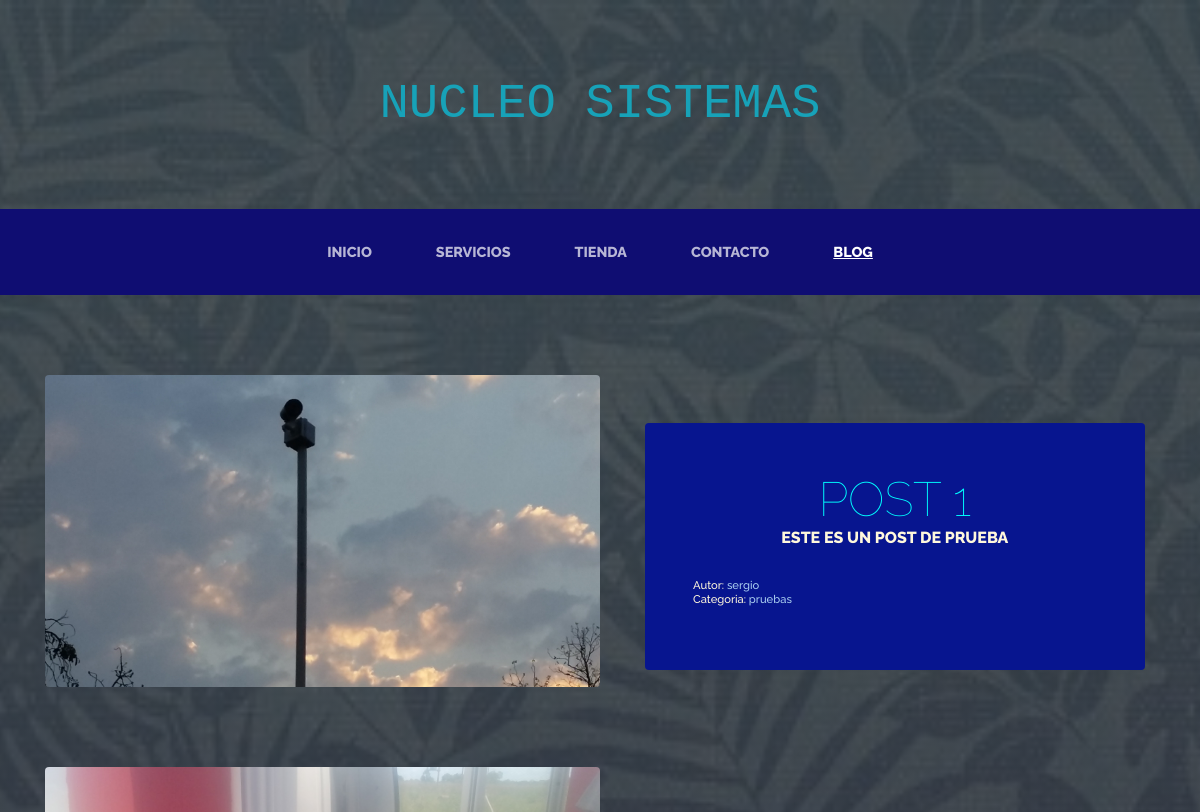
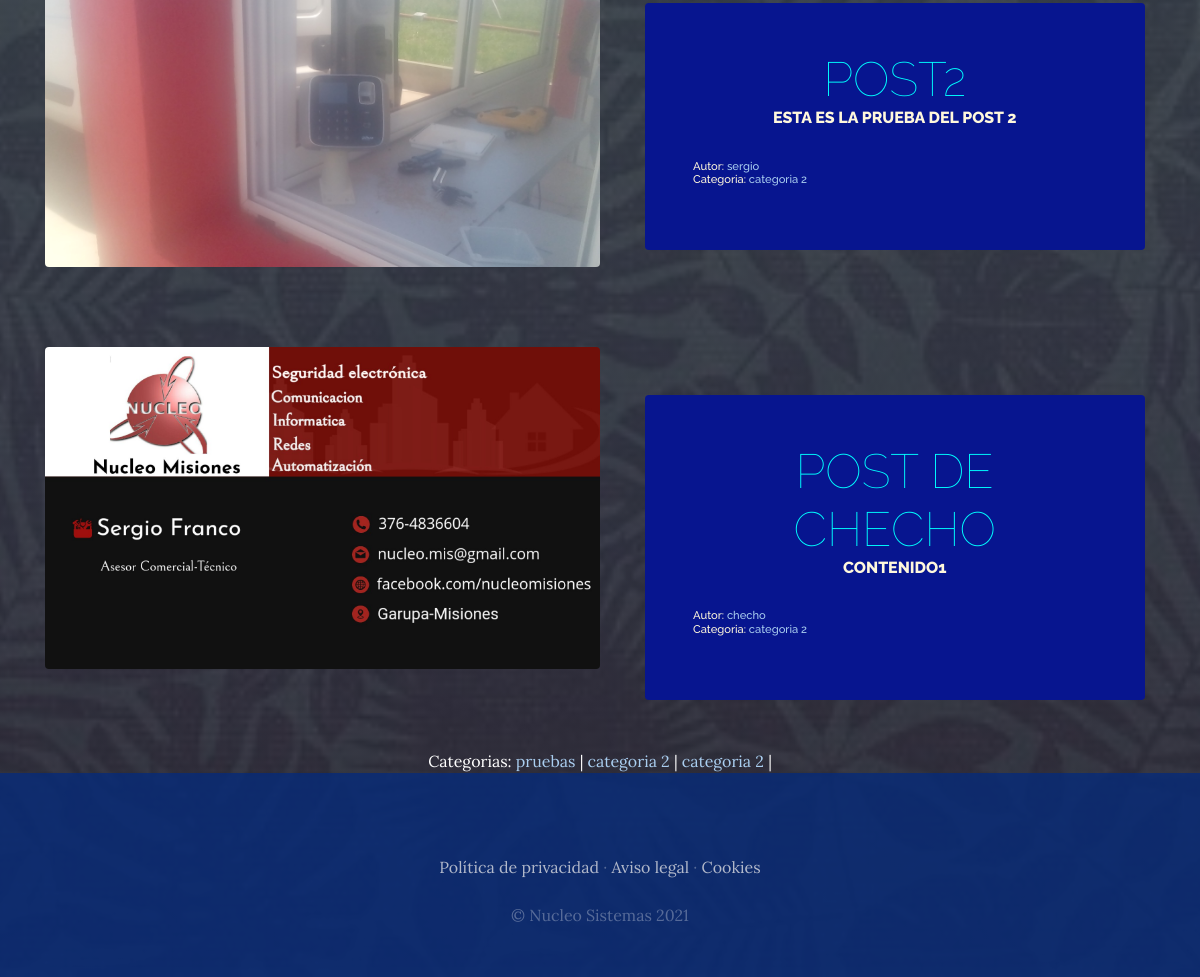
Screenshot of /blog/ with the database file from the repository (2 pictures, top to bottom).
### blog/models.py (models this page shows, shortened)
class Post(models.Model):
    titulo = models.CharField(max_length=40)
    contenido = models.CharField(max_length= 40)
    imagen = models.ImageField(upload_to = 'blog', null=True, blank=True) #upload_to lo utlizo para guardar una subcarpeta dentro de la direccion asignada en settings
    autor = models.ForeignKey(User, on_delete=models.CASCADE)
    categorias = models.ManyToManyField(Categorias)
    fecha_creado = models.DateField(auto_now_add = True)
    fecha_actualizado = models.DateField(auto_now_add= True)
    class Meta:
        verbose_name = 'post'
        verbose_name_plural = 'posts'

class Categorias(models.Model):
    nombre = models.CharField(max_length=40)
    fecha_creado = models.DateField(auto_now_add = True)
    fecha_actualizado = models.DateField(auto_now_add= True)
    class Meta:
        verbose_name = 'categoria'
        verbose_name_plural = 'categorias'

### blog/views.py (the view)
# urls.py: path('blog/', views.blog, name='blog'),
def blog(request):
    post = Post.objects.all()
    return render(request, 'blog.html', {"posts":post})

### carro/context_processor.py (called while the page is built)
def importe_total_carro(request):
    total=125
    if request.user.is_authenticated:
        for key, value in request.session["carro"].items():
            total+=(float(value["precio"])*value["cantidad"])
    return {"importe_total_carro":total}

### blog/templates/blog.html (shortened to what this page needs)
<!DOCTYPE html>
{% extends 'padre.html' %}
{% load static %}
    {% block contenido %}
        {% for post in posts  %}
            <section class="page-section clearfix">
                <div class="container">
                <div class="intro">
                    <img class="intro-img img-fluid mb-3 mb-lg-0 rounded" src="{{post.imagen.url}}" alt="" style= "width: 50%;">
                    <div class="intro-text left-0 text-center bg-faded p-5 rounded" style = "left: 600px;">
                    <h2 class="section-heading mb-4" >
                        <span class="section-heading-lower" style="color:cyan">{{post.titulo}}</span>
                        <span class="section-heading-upper">{{post.contenido}}</span>
                    </h2>
                    <h3 Style= "text-align: left; font-size: 70%;">
                        <span class="section-heading-upper">Autor:
                            <a href={% url 'autor' post.autor.id %} style="color: rgb(170, 206, 240)">  {{post.autor}} </a><br></span>
                        <span class="section-heading-upper">Categoria:
                            {% for cat in post.categorias.all %}
                                <a href={% url 'categoria' cat.id %} style="color: rgb(170, 206, 240)">  {{cat.nombre}} </a>
                            {% endfor %}
                        </span>
                    </h3>
                    </div>
                </div>
                </div>
            </section>
        {% endfor %}
        <section>
            <div style= "width: 85%; margin: auto; text-align: center; color: white;">
                Categorias:
                {% for post in posts %}
                    {%for cat in post.categorias.all%}
                        <a href={% url 'categoria' cat.id %} style="color: rgb(170, 206, 240)">  {{cat.nombre}} </a>|
                    {% endfor %}
                {% endfor %}
            </div>
        </section>
    {% endblock contenido %}

### proyectowebapp/templates/padre.html (shortened to what this page needs)
<html>
<head>
{% load static %}
    <link href="{%static '/vendor/bootstrap/css/bootstrap.min.css'%} "rel="stylesheet">
    <link href="{%static '/css/gestion.css'%} "rel="stylesheet">
</head>
<body>
    <h1 style="font-family: 'Courier New', Courier, monospace; font-size: 5px;" id="titulo" class="site-heading text-center text-info d-none d-lg-block">
      Nucleo Sistemas
    </h1>
 <nav class="navbar navbar-expand-lg navbar-dark py-lg-4" id="mainNav">
    <div class="container">
      <div class="collapse navbar-collapse" id="navbarResponsive">
        <ul class="navbar-nav mx-auto">
          {% if request.path == '/proyecto/' %}
            <li class="nav-item active px-lg-4">
          {%else%}
            <li class="nav-item px-lg-4">
          {% endif %}
            <a class="nav-link text-uppercase text-expanded" href="{% url 'inicio' %} ">Inicio</a>
          </li>
          <li class="nav-item {% if request.path == '/servicio/servicios/' %}active{% endif %} px-lg-4">
            <a class="nav-link text-uppercase text-expanded" href="{% url 'servicios' %}">Servicios</a>
          </li>
          <li class="nav-item {% if request.path == '/tienda/' %}active{% endif %} px-lg-4">
            <a class="nav-link text-uppercase text-expanded" href="{% url 'tienda' %}">Tienda</a>
          </li>
          <li class="nav-item {% if request.path == '/contacto/' %}active{% endif %} px-lg-4">
            <a class="nav-link text-uppercase text-expanded" href="{% url 'contacto' %}">Contacto</a>
          </li>
          <li class="nav-item {% if request.path == '/blog/' %}active{% endif %} px-lg-4">
            <a class="nav-link text-uppercase text-expanded" href="{% url 'blog' %}">Blog</a>
          </li>
        </ul>
      </div>
    </div>
  </nav>
   {% block contenido %}
   {% endblock %}
    <footer class="footer text-faded text-center py-5">
      <div class="container">
        <p class="m-0 mbt">
        	<a href="sample.html" class="link">Política de privacidad</a> ·
        	<a href="sample.html" class="link">Aviso legal</a> ·
        	<a href="sample.html" class="link">Cookies</a>
		</p>
        <p class="m-0 mbt1">&copy; Nucleo Sistemas 2021</p>
      </div>
	</footer>
</body>
</html>

### proyectowebapp/static/css/gestion.css (style rules this page uses)
body { font-family: 'Lora'; background: linear-gradient(rgba(47, 23, 15, 0.65), rgba(47, 23, 15, 0.65)), url("../img/fondo1.jpg"); background-attachment: fixed; background-position: center; background-size: cover; }
h1, h2, h3, h4, h5, h6 { font-family: 'Raleway'; }
p { line-height: 1.75; }
.text-faded { color: rgba(255, 255, 255, 0.3); }
.site-heading { margin-top: 5rem; margin-bottom: 5rem; text-transform: uppercase; line-height: 1; font-family: 'Raleway'; }
.page-section { margin-top: 5rem; margin-bottom: 5rem; }
.section-heading { text-transform: uppercase; }
.section-heading .section-heading-upper { display: block; font-size: 1rem; font-weight: 800; padding-bottom:.5rem; }
.section-heading .section-heading-lower { display: block; font-size: 3rem; font-weight: 100; }
.bg-faded { background-color: rgba(255, 255, 255, 0.85); }
#mainNav { background-color: rgb(15, 13, 114); font-family: 'Raleway'; }
#mainNav .navbar-nav .nav-item .nav-link { color: rgba(255, 255, 255, 0.7); font-weight: 800; }
#mainNav .navbar-nav .nav-item.active .nav-link { color: #ffffff; text-decoration: underline; }
@media (min-width: 992px) { #mainNav .navbar-nav .nav-item .nav-link { font-size: 0.9rem; } }
.intro { position: relative; }
@media (min-width: 992px) { .intro .intro-img { width: 75%; float: left; } }
@media (min-width: 992px) { .intro .intro-text { left: 600; width: 60%; margin-top: 3rem; background-color: rgb(7, 21, 143); color: cornsilk; position: absolute; } }
@media (min-width: 1200px) { .intro .intro-text { width: 45%; } }
.footer { background-color: rgba(7, 43, 122, 0.8); }
.mbt { padding-top: 2rem; }
.mbt1 { padding-top: 1.25rem; }
a.link { color: rgba(248, 245, 242, 0.7); }

### rows the page displays
Post: imagen (picture), titulo "POST 1", contenido "ESTE ES UN POST DE PRUEBA", autor "sergio"
Categorias: nombre "pruebas"
Post: imagen (picture), titulo "POST2", contenido "ESTA ES LA PRUEBA DEL POST 2", autor "sergio"
Categorias: nombre "categoria 2"
Post: imagen (picture), titulo "POST DE CHECHO", contenido "CONTENIDO1", autor "checho"
